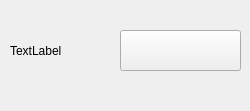
<?xml version="1.0" encoding="UTF-8"?>
<ui version="4.0">
 <class>HomeStoreItem</class>
 <widget class="QWidget" name="HomeStoreItem">
  <property name="geometry">
   <rect>
    <x>0</x>
    <y>0</y>
    <width>250</width>
    <height>111</height>
   </rect>
  </property>
  <property name="minimumSize">
   <size>
    <width>250</width>
    <height>0</height>
   </size>
  </property>
  <property name="maximumSize">
   <size>
    <width>250</width>
    <height>16777215</height>
   </size>
  </property>
  <property name="windowTitle">
   <string>Form</string>
  </property>
  <widget class="QLabel" name="lb_logo">
   <property name="geometry">
    <rect>
     <x>10</x>
     <y>10</y>
     <width>103</width>
     <height>81</height>
    </rect>
   </property>
   <property name="minimumSize">
    <size>
     <width>103</width>
     <height>81</height>
    </size>
   </property>
   <property name="maximumSize">
    <size>
     <width>103</width>
     <height>81</height>
    </size>
   </property>
   <property name="text">
    <string>TextLabel</string>
   </property>
  </widget>
  <widget class="QPushButton" name="pb_store">
   <property name="geometry">
    <rect>
     <x>120</x>
     <y>30</y>
     <width>121</width>
     <height>41</height>
    </rect>
   </property>
   <property name="text">
    <string/>
   </property>
  </widget>
 </widget>
 <resources/>
 <connections/>
</ui>
